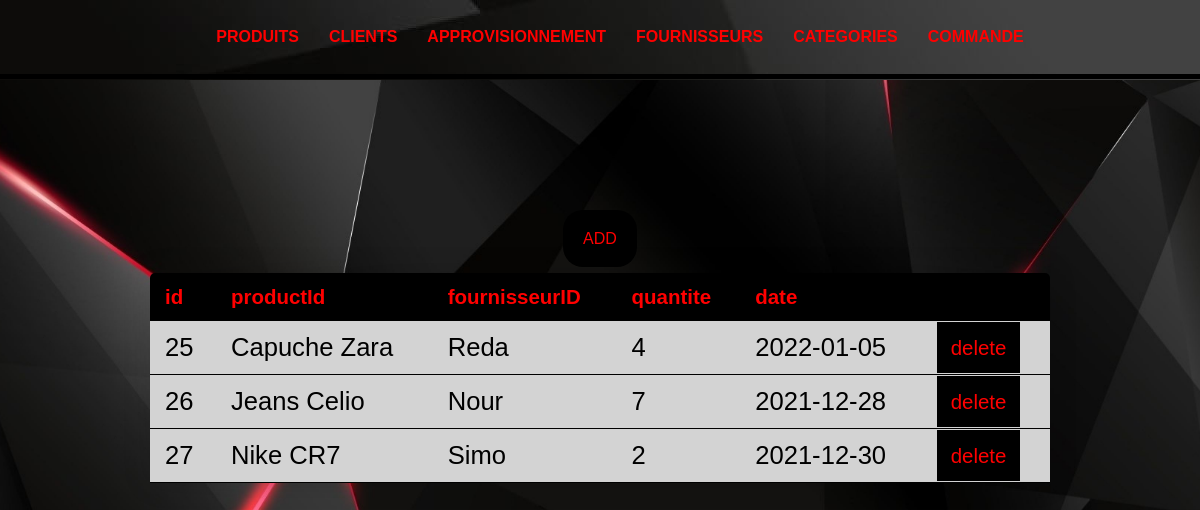
The app's page /pages/fetchApprov.php with its own data.
### tables this page shows
CREATE TABLE `approvisionnement` (
  `produitID` int(4) NOT NULL,
  `fournisseurID` int(4) DEFAULT NULL,
  `quantite` int(10) DEFAULT NULL,
  `date` date NOT NULL,
  `idApp` int(5) NOT NULL
);

CREATE TABLE `produit` (
  `ref` int(4) NOT NULL,
  `libelle` varchar(20) NOT NULL,
  `prix_uni` double(6,2) NOT NULL,
  `stock` int(4) NOT NULL,
  `prix_vente` double(254,0) NOT NULL,
  `pic` blob DEFAULT NULL,
  `id_cat` int(11) NOT NULL
);

CREATE TABLE `fournisseur` (
  `id` int(4) NOT NULL,
  `nom` varchar(40) NOT NULL,
  `tel` varchar(30) NOT NULL,
  `email` varchar(40) NOT NULL,
  `adresse` varchar(50) NOT NULL
);

### pages/fetchApprov.php (the view, shortened to what this page needs)
<html>
        <body>
            <section class="navbar">
                <nav>
                    <ul>
                    <li><a href="fetchProduit.php">PRODUITS</a></li>
                        <li><a href="fetchclients.php">CLIENTS</a></li>
                        <li><a href="fetchApprov.php">APPROVISIONNEMENT</a></li>
                        <li><a href="fetchfours.php">FOURNISSEURS</a></li>
                        <li><a href="fetchcat.php">CATEGORIES</a></li>
                        <li><a href="fetchCommande.php">COMMANDE</a></li>
                    </ul>
                </nav>
            </section>
        <body>
            <center>
            <?php
        try {
            $bdd = new PDO('mysql:host=localhost;dbname=projet_web', 'root', ''); }
            catch(PDOException $e)
        {
            echo $e->getMessage();
        }
        $result=$bdd->query("SELECT * FROM `approvisionnement`  ");
        echo "<table class=","content-table",">";
        echo   "<thead>";
        echo   "<tr>";
        echo "<th>id</th>";
        echo "<th>productId</th>";
        echo "<th>fournisseurID</th>";
        echo "<th>quantite</th>";
        echo "<th>date</th>";
        echo "<th></th>";
        echo   "</tr>";
        echo   "</thead>";
        echo   "<tbody>";
        while ($row = $result->fetch(PDO::FETCH_NUM)) {
            echo    "<tr>";
            echo "<td>".$row[4]."</td> ";
            $x=$bdd->query("SELECT libelle FROM produit where ref = ".$row[0].";");
            $q=$x->fetch(PDO::FETCH_NUM);
            echo "<td>".$q[0]."</td> ";
            $x=$bdd->query("SELECT nom FROM fournisseur where id = ".$row[1].";");
            $q=$x->fetch(PDO::FETCH_NUM);
            echo "<td>".$q[0]."</td> ";
            echo "<td>".$row[2]."</td> ";
            echo "<td>".$row[3]."</td> ";
            echo "<td><a href=","deleteAppro.php?ref=".$row[4].""," id=","delete",">delete</a></td>";
            echo    "</tr>";
        }
        echo   "</tbody>";
?>
    <a href="insertApprovisionnement.php" id="ajouter">ADD</a>
            </center>
        </body>
</html>

### pages/fetchApprov.php (style rules this page uses)
body { font-family: 'Montserrat', sans-serif; padding: auto; margin: auto; background : url(images/m.jpg) no-repeat center center fixed; -webkit-background-size: cover; -moz-background-size: cover; -o-background-size: cover; background-size: cover; }
center { padding-top: 150px; }
.content-table { border-collapse: collapse; margin: 25px 0; font-size: 1.6em; min-width: 900px; border-radius: 5px 5px 0 0; overflow: hidden; box-shadow: 0 0 28px rgb(0,0,0,0.15); }
.content-table thead tr { background-color: Black; color: red; text-align: left; font-weight: bold; font-size:0.8em; }
.content-table td, .content-table th { padding: 12px 15px; }
.content-table tbody tr { border-bottom: 1.5px black solid; background-color: LightGrey ; }
.navbar { margin: 0px; height: 80px; background-image : url(images/m.jpg); }
.navbar nav { display:flex; flex-wrap:wrap; justify-content: center; align-items: center; border-bottom: 5px solid black; }
.navbar nav ul { list-style-type: none; display: flex; }
.navbar nav ul li { padding: 12px 15px; text-decoration: none; }
.navbar nav ul li a { font-weight:bold; text-decoration: none; color: red; transition: 0.3s ease; }
#delete { padding: 14px 14px 14px 14px; text-decoration: none; color: red; background: black; font-size: 0.8em; transition: 0.3s ease; }
#ajouter { padding: 20px 20px 20px 20px; text-decoration: none; color: red; background: black; font-size: 1em; transition: 0.3s ease; border-radius: 20px; }

### records on screen
approvisionnement: idApp "25", produitID.libelle "Capuche Zara", fournisseurID.nom "Reda", quantite "4", date "2022-01-05"
approvisionnement: idApp "26", produitID.libelle "Jeans Celio", fournisseurID.nom "Nour", quantite "7", date "2021-12-28"
approvisionnement: idApp "27", produitID.libelle "Nike CR7", fournisseurID.nom "Simo", quantite "2", date "2021-12-30"
